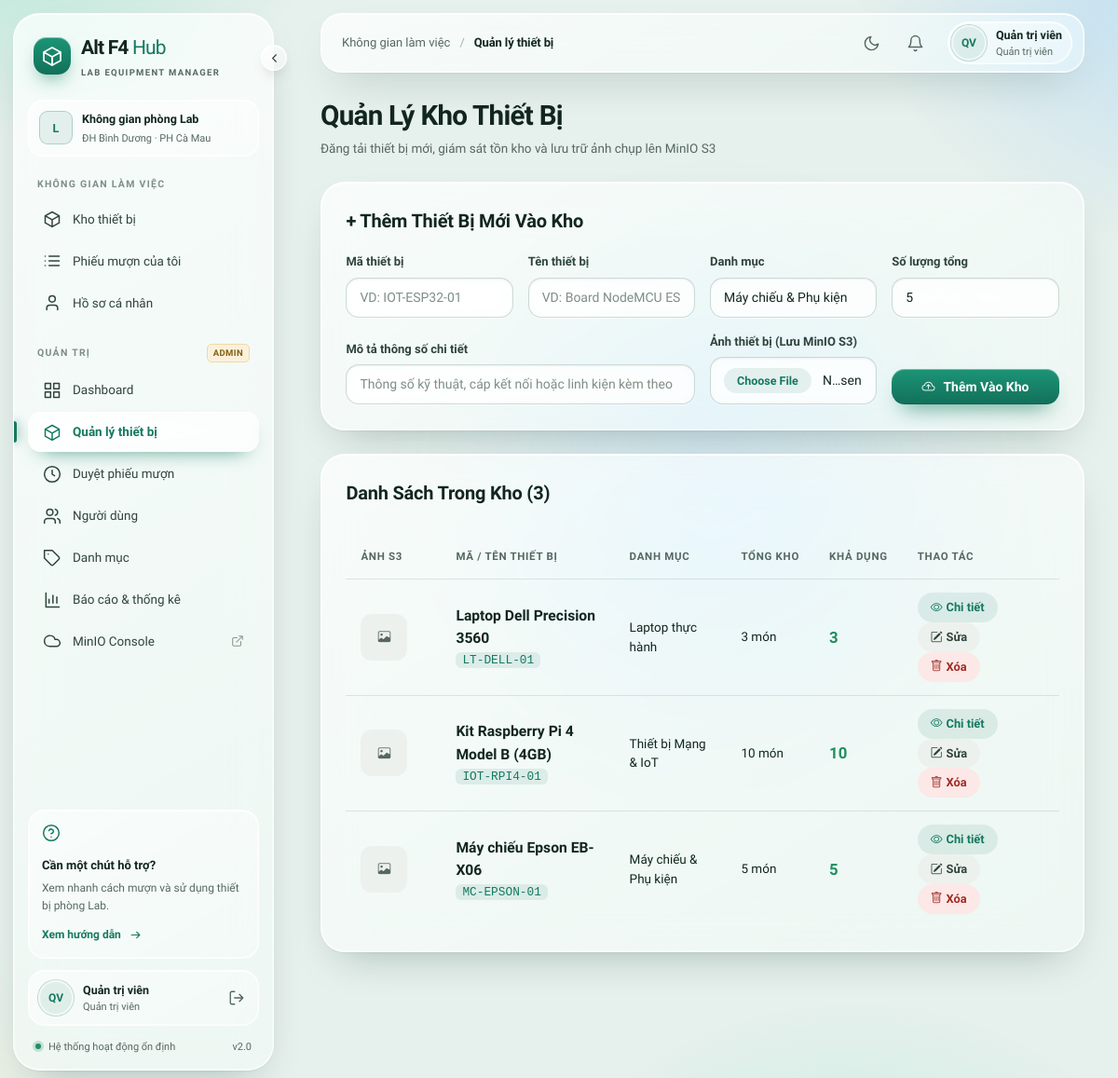
Screenshot of /admin/devices.php (signed in) with the database file from the repository.
### tables this page shows
CREATE TABLE IF NOT EXISTS devices (
    id INT AUTO_INCREMENT PRIMARY KEY,
    category_id INT NOT NULL,
    code VARCHAR(50) UNIQUE NOT NULL,
    name VARCHAR(150) NOT NULL,
    quantity INT NOT NULL DEFAULT 0,
    available_qty INT NOT NULL DEFAULT 0,
    description TEXT,
    image_key VARCHAR(255) NULL,
    FOREIGN KEY (category_id) REFERENCES categories(id) ON DELETE CASCADE
);

CREATE TABLE IF NOT EXISTS categories (
    id INT AUTO_INCREMENT PRIMARY KEY,
    name VARCHAR(100) NOT NULL,
    description TEXT
);

### src/admin/devices.php (the view, shortened to what this page needs)
<?php
require_once '../config.php';
$devices = $pdo->query("SELECT d.*, c.name as category_name FROM devices d JOIN categories c ON d.category_id = c.id ORDER BY d.id DESC")->fetchAll();
$categories = $pdo->query("SELECT * FROM categories")->fetchAll();
?>
<!DOCTYPE html>
<html lang="vi">
<head>
    <?php include __DIR__ . '/../head.php'; ?>
</head>
<body>
<?php include __DIR__ . '/../navbar.php'; ?>
<main class="container">
    <div style="margin-bottom: 25px;">
        <h1 style="font-size: 2rem; font-weight: 800; margin: 0; letter-spacing: -0.03em;">Quản Lý Kho Thiết Bị</h1>
        <p style="color: #64748B; margin: 6px 0 0; font-size: 0.95rem;">Đăng tải thiết bị mới, giám sát tồn kho và lưu trữ ảnh chụp lên MinIO S3</p>
    </div>
    <div class="glass-box">
        <h3 style="margin-top: 0; margin-bottom: 18px; font-size: 1.25rem; font-weight: 700;">+ Thêm Thiết Bị Mới Vào Kho</h3>
        <form method="POST" enctype="multipart/form-data" style="display: grid; grid-template-columns: repeat(3, 1fr) 1fr; gap: 16px; align-items: end;">
            <div>
                <label class="form-label">Mã thiết bị</label>
                <input type="text" name="code" class="form-control" placeholder="VD: IOT-ESP32-01" required>
            </div>
            <div>
                <label class="form-label">Tên thiết bị</label>
                <input type="text" name="name" class="form-control" placeholder="VD: Board NodeMCU ESP32" required>
            </div>
            <div>
                <label class="form-label">Danh mục</label>
                <select name="category_id" class="form-control">
                    <?php foreach ($categories as $c): ?>
                        <option value="<?= $c['id'] ?>"><?= htmlspecialchars($c['name']) ?></option>
                    <?php endforeach; ?>
                </select>
            </div>
            <div>
                <label class="form-label">Số lượng tổng</label>
                <input type="number" name="quantity" class="form-control" min="1" value="5" required>
            </div>
            <div style="grid-column: span 2;">
                <label class="form-label">Mô tả thông số chi tiết</label>
                <input type="text" name="description" class="form-control" placeholder="Thông số kỹ thuật, cáp kết nối hoặc linh kiện kèm theo">
            </div>
            <div>
                <label class="form-label">Ảnh thiết bị (Lưu MinIO S3)</label>
                <input type="file" name="device_image" class="form-control" accept="image/*">
            </div>
            <div>
                <button type="submit" class="btn-add"><i class="bi bi-cloud-arrow-up me-1"></i> Thêm Vào Kho</button>
            </div>
        </form>
    </div>
    <div class="glass-box">
        <h3 style="margin-top: 0; margin-bottom: 15px; font-size: 1.25rem; font-weight: 700;">Danh Sách Trong Kho (<?= count($devices) ?>)</h3>
        <table>
            <thead>
                <tr>
                    <th>Ảnh S3</th>
                    <th>Mã / Tên Thiết Bị</th>
                    <th>Danh Mục</th>
                    <th>Tổng Kho</th>
                    <th>Khả Dụng</th>
                    <th>Thao Tác</th>
                </tr>
            </thead>
            <tbody>
                <?php foreach ($devices as $d): ?>
                    <tr>
                        <td style="width: 70px;">
                            <?php if ($d['image_key']): ?>
                                <img src="/view_file.php?key=<?= urlencode($d['image_key']) ?>"
                                     style="width: 50px; height: 50px; border-radius: 12px; object-fit: cover; border: 1px solid rgba(0,0,0,0.08);"
                                     loading="lazy"
                                     decoding="async">
                            <?php else: ?>
                                <div style="width: 50px; height: 50px; background: #E2E8F0; border-radius: 12px; display: flex; align-items: center; justify-content: center; color: #64748B;"><i class="bi bi-image"></i></div>
                            <?php endif; ?>
                        </td>
                        <td>
                            <strong style="font-size: 0.98rem;"><?= htmlspecialchars($d['name']) ?></strong><br>
                            <code style="font-size: 0.8rem; color: #2563EB;"><?= htmlspecialchars($d['code']) ?></code>
                        </td>
                        <td><?= htmlspecialchars($d['category_name']) ?></td>
                        <td><?= $d['quantity'] ?> món</td>
                        <td>
                            <strong style="color: <?= $d['available_qty'] > 0 ? '#059669' : '#DC2626' ?>; font-size: 1.05rem;">
                                <?= $d['available_qty'] ?>
                            </strong>
                        </td>
                        <td>
                            <a href="/device_detail.php?id=<?= $d['id'] ?>" class="btn-action-pill btn-view-detail">
                                <i class="bi bi-eye"></i> Chi tiết
                            </a>
                            <a href="/admin/device_edit.php?id=<?= $d['id'] ?>" class="btn-action-pill btn-edit-device">
                                <i class="bi bi-pencil-square"></i> Sửa
                            </a>
                            <a href="?delete=<?= $d['id'] ?>" onclick="return confirm('Bạn có chắc chắn muốn xóa thiết bị này khỏi hệ thống?')" class="btn-action-pill btn-delete">
                                <i class="bi bi-trash"></i> Xóa
                            </a>
                        </td>
                    </tr>
                <?php endforeach; ?>
            </tbody>
        </table>
    </div>
</main>
</body>
</html>

### src/admin/devices.php (style rules this page uses)
body { background-color: #E6EDF6; font-family: 'Plus Jakarta Sans', sans-serif; color: #020C21; margin: 0; padding-bottom: 60px; }
.container { max-width: 1240px; margin: 0 auto; padding: 0 16px; }
.glass-box { background: rgba(255, 255, 255, 0.82); border: 1px solid rgba(255, 255, 255, 0.92); border-radius: 26px; padding: 28px; backdrop-filter: blur(12px); -webkit-backdrop-filter: blur(12px); box-shadow: 0 10px 30px rgba(15, 24, 47, 0.04); margin-bottom: 25px; contain: content; }
.form-label { display: block; font-size: 0.85rem; font-weight: 600; margin-bottom: 6px; color: #334155; }
.form-control { width: 100%; padding: 10px 14px; border-radius: 12px; border: 1px solid #CBD5E1; background: rgba(255, 255, 255, 0.9); box-sizing: border-box; font-family: inherit; font-size: 0.9rem; outline: none; }
.btn-add { background: #0F182F; color: #fff; padding: 11px 24px; border-radius: 999px; border: none; font-weight: 700; cursor: pointer; font-size: 0.9rem; width: 100%; transition: all 0.15s ease; }
table { width: 100%; border-collapse: collapse; margin-top: 15px; }
th, td { padding: 14px 16px; text-align: left; border-bottom: 1px solid rgba(206, 213, 224, 0.6); }
th { font-size: 0.8rem; text-transform: uppercase; color: #64748B; font-weight: 700; letter-spacing: 0.05em; }
.btn-action-pill { display: inline-flex; align-items: center; gap: 4px; padding: 6px 14px; border-radius: 999px; text-decoration: none; font-size: 0.8rem; font-weight: 700; margin-right: 6px; transition: all 0.15s ease; }
.btn-view-detail { background: rgba(37, 99, 235, 0.1); color: #2563EB; }
.btn-edit-device { background: rgba(15, 24, 47, 0.08); color: #0F182F; }
.btn-delete { background: #FEE2E2; color: #DC2626; }

### rows the page displays
devices: name "Laptop Dell Precision 3560", code "LT-DELL-01", category.name "Laptop thực hành", quantity "3", available_qty "3"
devices: name "Kit Raspberry Pi 4 Model B (4GB)", code "IOT-RPI4-01", category.name "Thiết bị Mạng & IoT", quantity "10", available_qty "10"
devices: name "Máy chiếu Epson EB-X06", code "MC-EPSON-01", category.name "Máy chiếu & Phụ kiện", quantity "5", available_qty "5"

### other values shown
t_esc($navInit) "QV"
t_esc($user['fullname']) "Quản trị viên"
t_esc($navRole) "Quản trị viên"
t_esc($navTitle) "Quản lý thiết bị"
count($devices) "3"
form field category_id "Máy chiếu & Phụ kiện"
